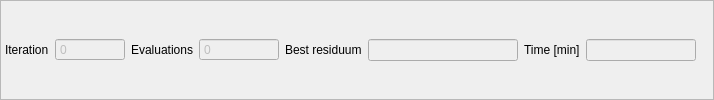
     <widget class="QFrame" name="frameStatus">
      <property name="frameShape">
       <enum>QFrame::Shape::StyledPanel</enum>
      </property>
      <layout class="QHBoxLayout" name="hStatus">
       <property name="leftMargin">
        <number>4</number>
       </property>
       <property name="topMargin">
        <number>4</number>
       </property>
       <property name="rightMargin">
        <number>4</number>
       </property>
       <property name="bottomMargin">
        <number>4</number>
       </property>
       <item>
        <widget class="QLabel" name="lbl_81">
         <property name="text">
          <string>Iteration</string>
         </property>
        </widget>
       </item>
       <item>
        <widget class="QSpinBox" name="spinBox_4">
         <property name="enabled">
          <bool>false</bool>
         </property>
         <property name="minimumSize">
          <size>
           <width>70</width>
           <height>0</height>
          </size>
         </property>
         <property name="maximumSize">
          <size>
           <width>70</width>
           <height>16777215</height>
          </size>
         </property>
         <property name="readOnly">
          <bool>true</bool>
         </property>
         <property name="buttonSymbols">
          <enum>QAbstractSpinBox::ButtonSymbols::NoButtons</enum>
         </property>
         <property name="maximum">
          <number>9999</number>
         </property>
        </widget>
       </item>
       <item>
        <widget class="QLabel" name="lbl_82">
         <property name="text">
          <string>Evaluations</string>
         </property>
        </widget>
       </item>
       <item>
        <widget class="QSpinBox" name="spinBox_5">
         <property name="enabled">
          <bool>false</bool>
         </property>
         <property name="minimumSize">
          <size>
           <width>80</width>
           <height>0</height>
          </size>
         </property>
         <property name="maximumSize">
          <size>
           <width>80</width>
           <height>16777215</height>
          </size>
         </property>
         <property name="readOnly">
          <bool>true</bool>
         </property>
         <property name="buttonSymbols">
          <enum>QAbstractSpinBox::ButtonSymbols::NoButtons</enum>
         </property>
         <property name="maximum">
          <number>99999</number>
         </property>
        </widget>
       </item>
       <item>
        <widget class="QLabel" name="lbl_83">
         <property name="text">
          <string>Best residuum</string>
         </property>
        </widget>
       </item>
       <item>
        <widget class="QLineEdit" name="lineEdit_7">
         <property name="enabled">
          <bool>false</bool>
         </property>
         <property name="minimumSize">
          <size>
           <width>150</width>
           <height>0</height>
          </size>
         </property>
         <property name="maximumSize">
          <size>
           <width>150</width>
           <height>16777215</height>
          </size>
         </property>
         <property name="text">
          <string/>
         </property>
         <property name="readOnly">
          <bool>true</bool>
         </property>
        </widget>
       </item>
       <item>
        <widget class="QLabel" name="lbl_84">
         <property name="text">
          <string>Time [min]</string>
         </property>
        </widget>
       </item>
       <item>
        <widget class="QLineEdit" name="lineEdit_6">
         <property name="enabled">
          <bool>false</bool>
         </property>
         <property name="minimumSize">
          <size>
           <width>110</width>
           <height>0</height>
          </size>
         </property>
         <property name="maximumSize">
          <size>
           <width>110</width>
           <height>16777215</height>
          </size>
         </property>
         <property name="text">
          <string/>
         </property>
         <property name="readOnly">
          <bool>true</bool>
         </property>
        </widget>
       </item>
       <item>
        <spacer name="sp_85">
         <property name="orientation">
          <enum>Qt::Orientation::Horizontal</enum>
         </property>
         <property name="sizeHint" stdset="0">
          <size>
           <width>0</width>
           <height>0</height>
          </size>
         </property>
        </spacer>
       </item>
       <item>
        <widget class="QLabel" name="labelRunInfo">
         <property name="text">
          <string/>
         </property>
        </widget>
       </item>
      </layout>
     </widget>
